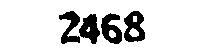
#> input picture TARGET/2468_cfb5a55a4bdc80819305a4e3830e16ed.jpg, 200 x 50 px, found by its file name
$ python -i predict.py   (imports and definitions only)
#> lines starting #> are read from the running program, lines starting #| are printed output that depends on the picture; after the words box and inside, x2 and y2 are one past the last pixel; in counts of white or black regions, pixels touching at a corner belong together
### ImageProcess.py
from PIL import Image, ImageEnhance, ImageFilter
from itertools import groupby
# [23 lines left out: functions binarizing, enhance, not called in this run]

def vertical(img):
    """传入二值化后的图片进行垂直投影"""
    pixdata = img.load()
    w,h = img.size
    result = []
    for x in range(w):
        black = 0
        for y in range(h):
            if pixdata[x,y] < 40:
                black += 1
        result.append(black)
    return result

# [172 lines left out: functions get_start_x, get_nearby_pix_value, get_end_route, get_split_seq, do_split, drop_fall, not called in this run]

# [3 lines that do not run on import are left out]

### predict.py
import numpy as np
from PIL import Image
from sklearn.neighbors import KNeighborsClassifier
from sklearn.decomposition import PCA
from ImageProcess import vertical
from sklearn.cluster import KMeans
import os
import logging
import time

# 加载模型文件

# 数据集，每个向量为30*50=1500维， 每个维度上只有0/1两种情况
# [3 lines not run here, left out]

# 主成分分析，处理后会变成28维的数据
pca = PCA(n_components=0.7, whiten=True)
# [1 line that did not run here, left out]

# KNN
neighbors = KNeighborsClassifier(n_neighbors=3)
# [1 line not run here, left out]

# 测试文件所在的目录
dir = './TARGET/'


def get_start_x(img_shape):
    """
    获取图片投影的开始点
    :param img_shape:
    :return:
    """
    for i in range(len(img_shape)):
        if img_shape[i] != 0:
            return i - 1


def get_end_x(img_shape):
    """
    获取图片投影的结束点
    :param img_shape:
    :return:
    """
    for i in range(len(img_shape) - 1, 0, -1):
        if img_shape[i] != 0:
            return i + 1


def do_split(img, start, end, parts):
    """
    图片分割，利用图片投影确定的开始和结束点确定分割起止的坐标
    :param img:
    :param start:
    :param end:
    :param parts: 划分字符数
    :return:
    """

    pixeldata = img.load()
    DataX = []
    DataY = []
    Data = []
    for x in range(start, end):
        for y in range(50):
            if pixeldata[x, y] < 40:
                DataX.append(x)
                DataY.append(50 - y)
                Data.append((x, y))

    # 利用KMeans聚类进行划分
    pred = KMeans(n_clusters=parts, random_state=5).fit_predict(Data)

    # 取出每个聚类的形状，保存成图片
    preresult = []
    for p in range(parts):
        min_x = 300
        max_x = 0
        # 确定起止点
        for i in range(len(DataX)):
            if pred[i] == p:
                if min_x > DataX[i]:
                    min_x = DataX[i]

                if DataX[i] > max_x:
                    max_x = DataX[i]

        image = Image.new('RGB', (max_x - min_x + 1, 50), (255, 255, 255))
        for i in range(len(DataX)):
            if pred[i] == p:
                image.putpixel((DataX[i] - min_x, 50 - DataY[i]), (0, 0, 0))
        image = image.resize((30, 50))
        # 由于聚类划分具有随机性，利用该字符出现的最小x值确定其在整个图片中排布顺序
        preresult.append((min_x, image))
    # 如上进行排序
    preresult = sorted(preresult, key=lambda x: x[0])
    result = [x[1] for x in preresult]

    return result


def convert_img_to_vector(img):
    """
    将图片转换为向量
    :param img:
    :return:
    """
    x, y = img.size

    data = []
    for i in range(x):
        for j in range(y):

            if img.getpixel((i, j))[0] < 40:
                data.append(1)
            else:
                data.append(0)
    return data


def predict(image_name):
    """
    进行预测
    :param image_name:
    :return:
    """
    img = Image.open(dir + image_name)
#> img is the input picture: PIL image 200x50 L; min 0, max 255, mean 215.2
    code = image_name.split('_')[0]
    print('Source: ', code, end='')
    # 向量化
    img_shape = vertical(img)
#> img_shape = 200 values, max 30 at index 93, min 0 at index 0, mean 7.78

    begin = get_start_x(img_shape)
#> the loop in get_start_x, `for i in range(len(img_shape)):` made 60 passes
#> begin = 58
    end = get_end_x(img_shape)
#> the loop in get_end_x, `for i in range(len(img_shape) - 1, 0, -1):` made 56 passes
#> i on passes 1 to 12: 199, 198, 197, 196, 195, 194, 193, 192, 191, 190, 189, 188
#> end = 145
    img_width = end - begin
#> img_width = 87

    # 如果字符区域宽度大于112则认为有5个字符，否则有认为有4个
    # 此数据根据统计分析得出，总体准确率约89%
    if img_width >= 112:
        res = do_split(img, begin, end, 5)
    else:
        res = do_split(img, begin, end, 4)
#> the loop in do_split, `for p in range(parts):` made 4 passes
#> pass 1, in do_split, `image = image.resize((30, 50))`:
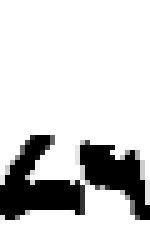
#> image: PIL image 30x50 RGB (shown 5 times larger); min 0, max 255, mean 210.5
#> pass 2, in do_split, `image = image.resize((30, 50))`:
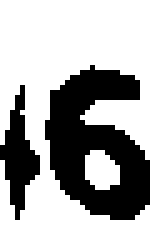
#> image: PIL image 30x50 RGB (shown 5 times larger); 67.3% white; 2 black regions, box (x1, y1, x2, y2) and area: (9, 13, 30, 44) 391, (0, 17, 8, 44) 100
#> after the loop in do_split, `for p in range(parts):`:
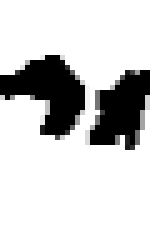
#> image: PIL image 30x50 RGB (shown 5 times larger); min 0, max 255, mean 207
#> after the loop in do_split, `for p in range(parts):`: preresult = 4 items
#> res = 4 items

    # 构建测试集
    test = []
    for r in res:
        test.append(convert_img_to_vector(r))
#> this loop made 4 passes
#> after the loop, test = 4 items

    test = np.array(test)
    # 主成分
#> (the run stopped early here; a loop or call above may not have finished)

$ run again, on TARGET/3HF6V_c5f29e49f03d5bc4f344c0f582d71d63.jpg
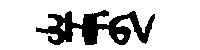
#> input picture TARGET/3HF6V_c5f29e49f03d5bc4f344c0f582d71d63.jpg, 200 x 50 px, found by its file name
#> in predict, img is the input picture: PIL image 200x50 L; min 0, max 255, mean 204.4
#> img_shape = 200 values, max 32 at index 92, min 0 at index 0, mean 9.89
#> the loop in get_start_x, `for i in range(len(img_shape)):` made 37 passes
#> begin = 35
#> the loop in get_end_x, `for i in range(len(img_shape) - 1, 0, -1):` made 46 passes
#> i on passes 1 to 8: 199, 198, 197, 196, 195, 194, 193, 192
#> end = 155
#> img_width = 120
#> the loop in do_split, `for p in range(parts):` made 5 passes
#> pass 1, in do_split, `image = image.resize((30, 50))`:
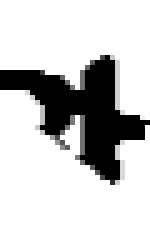
#> image: PIL image 30x50 RGB (shown 5 times larger); min 0, max 255, mean 202.7
#> after the loop in do_split, `for p in range(parts):`:
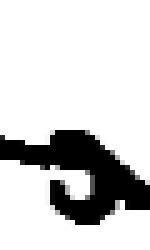
#> image: PIL image 30x50 RGB (shown 5 times larger); min 0, max 255, mean 208.8
#> after the loop in do_split, `for p in range(parts):`: preresult = 5 items
#> the loop in predict, `for r in res:` made 5 passes

$ run again, on TARGET/3HWK9_2bc9915893908d5b84d64cdab5d3835d.jpg
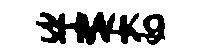
#> input picture TARGET/3HWK9_2bc9915893908d5b84d64cdab5d3835d.jpg, 200 x 50 px, found by its file name
#> in predict, img is the input picture: PIL image 200x50 L; min 0, max 255, mean 193.2
#> img_shape = 200 values, max 31 at index 62, min 0 at index 0, mean 12.08
#> the loop in get_start_x, `for i in range(len(img_shape)):` made 37 passes
#> begin = 35
#> the loop in get_end_x, `for i in range(len(img_shape) - 1, 0, -1):` made 36 passes
#> i on passes 1 to 8: 199, 198, 197, 196, 195, 194, 193, 192
#> end = 165
#> img_width = 130
#> the loop in do_split, `for p in range(parts):` made 5 passes
#> pass 1, in do_split, `image = image.resize((30, 50))`:
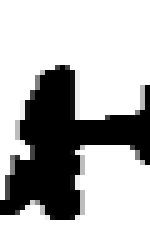
#> image: PIL image 30x50 RGB (shown 5 times larger); min 0, max 255, mean 181.5
#> after the loop in do_split, `for p in range(parts):`:
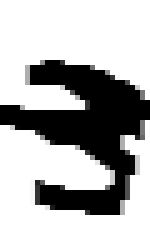
#> image: PIL image 30x50 RGB (shown 5 times larger); min 0, max 255, mean 179.5
#> after the loop in do_split, `for p in range(parts):`: preresult = 5 items
#> the loop in predict, `for r in res:` made 5 passes
